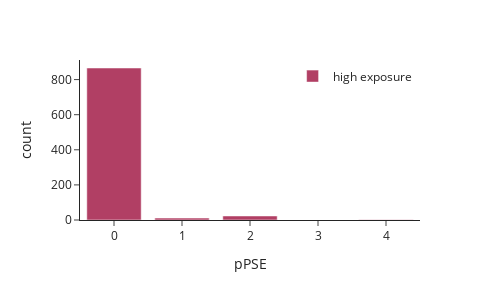

Source (notebook cell):
### Code cell
# N-term carbamyl
carb_data = alphafold_ptms[(alphafold_ptms['Carbamyl'] == 1)]
carb_bincount = np.unique(carb_data['nAA_12_70_pae'].values, return_counts=True)
carb_bincount_df = pd.DataFrame({'pPSE': carb_bincount[0], 'count': carb_bincount[1]})
carb_bincount_df['cutoff'] = np.where(carb_bincount_df.pPSE <= 5, 'high exposure', 'low exposure')
pPSE_cut_carb = px.bar(carb_bincount_df, x='pPSE', y='count', color='cutoff',
                     color_discrete_map={'high exposure': 'rgb(177, 63, 100)', 'low exposure': 'grey'},
                     template="simple_white", width=500, height=300)
pPSE_cut_carb = pPSE_cut_carb.update_layout(legend=dict(title='', yanchor="top", y=0.99, xanchor="right", x=0.99))
config_carb = {'toImageButtonOptions': {'format': 'svg', 'filename': 'pPAE_cutoff_carb'}}
print("Carbamylation")
pPSE_cut_carb.show(config=config_carb)

### Figure 1 — Plotly figure (JSON) as saved in the notebook; plotly's stock layout.template omitted (floating-point values rounded to 4 significant figures)
{"data": [{"alignmentgroup": "True", "hovertemplate": "cutoff=high exposure<br>pPSE=%{x}<br>count=%{y}<extra></extra>", "legendgroup": "high exposure", "marker": {"color": "rgb(177, 63, 100)"}, "name": "high exposure", "offsetgroup": "high exposure", "orientation": "v", "showlegend": true, "textposition": "auto", "type": "bar", "x": [0, 1, 2, 4], "xaxis": "x", "y": [866, 11, 23, 1], "yaxis": "y"}], "layout": {"barmode": "relative", "height": 300, "legend": {"title": {"text": ""}, "tracegroupgap": 0, "x": 0.99, "xanchor": "right", "y": 0.99, "yanchor": "top"}, "margin": {"t": 60}, "width": 500, "xaxis": {"anchor": "y", "domain": [0, 1], "title": {"text": "pPSE"}}, "yaxis": {"anchor": "x", "domain": [0, 1], "title": {"text": "count"}}}}
